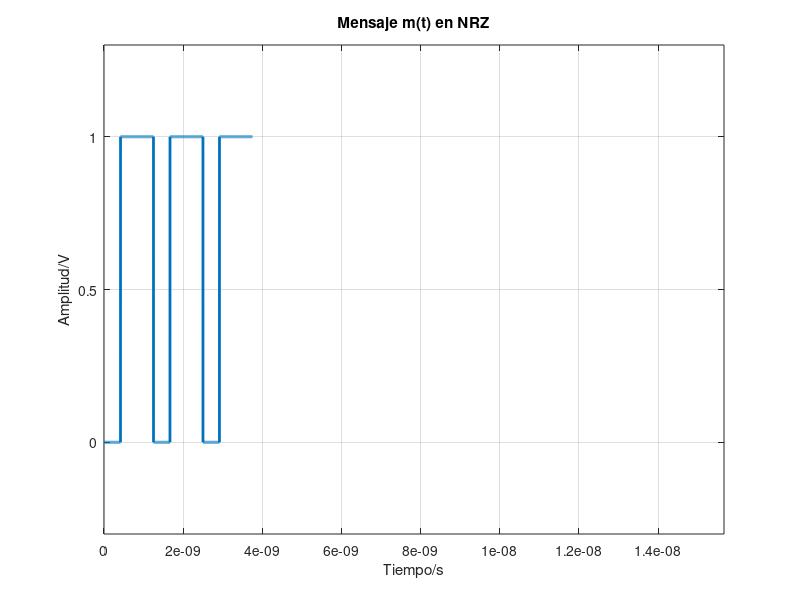

Write MATLAB code to recreate this figure. (Note: this script raises an error after producing the figure.)
%--------------------------------------------
% Tecnologico de Costa Rica 
% Escuela de Ingenieria en Electronica
%
% Taller de Comunicaciones Electricas
% Profesor:Ing. Francisco Navarro Henriquez. M.Sc, MBA
%
% Proyecto: Modelado de un sistema RF con correccion y deteccion
% de errores para una aplicacion medica mediante un SoC
% nRF52832 Nordic Semiconductor
%
% Modulador (mod.m):
% Este bloque se encarga de tomar la informacion proveniente del
% codificador y aplicar la modulacion necesaria para transmitir a traves de
% la antena.
%--------------------------------------------


clear all;
close all;


%--------------------------------------------
% INICIO TIEMPO DE EJECUCION:
% El siguiente fragmento inicia el cronometro para medir el tiempo que dura la moduacion
%--------------------------------------------
tic;     %Se inicia el temporizador
%--------------------------------------------


n=10;


%Leer los simbolos a modular
simbolos_a_modular = textread('DataInMod.txt','%s','delimiter','\n');
n_filas = length(simbolos_a_modular);
n_columnas = length(simbolos_a_modular{1});
matriz_bits = zeros(n_filas, n_columnas);
for i = 1:n_filas
    simbolo_en_procesamiento = simbolos_a_modular{i};
    for j = 1:n_columnas
        matriz_bits(i,j) = str2double(simbolo_en_procesamiento(j));
    end
end
transp=matriz_bits';


% Definir prueba para todos los datos
%data=matriz_bits(1,:)
% Y prueba de todos los datos
%data=transp(:);


% Ejemplo con un solo dato
simbolo_de_prueba = [0 1 1 0 1 1 0 1 1]';
fs = 2.4*10^9;  %Frecuencia de sampleo
tb = 1/fs;   %Tiempo de bit
cant_muestras = 500;  %Cantidad de muestras
M = 4;   %Orden de la modulacion 
banda_guarda = 5*10^6; %Banda guarda


% Senal temporal en NRZ (Mensaje m(t))
bits = [];
for n = 1:1:length(simbolo_de_prueba)
   if simbolo_de_prueba(n) == 1
       nbit = ones(1, cant_muestras);   %Tren de pulsos para un 1
   else  
       nbit = zeros(1, cant_muestras);  %Tren de pulson para un 0
   end
   bits = [bits nbit];
end


% Vector de tiempo
t = tb/cant_muestras : tb/cant_muestras : cant_muestras*length(simbolo_de_prueba)*(tb/cant_muestras);


%Visualizacion del Mensaje m(t) en NRZ
plot(t,bits,'LineWidth',2);
grid on;
%axis([0 tb*length(data)/10  -0.5 1.5]); %Para todos los datos
axis([0 tb*length(simbolo_de_prueba)  -0.3 1.3]);     %Para un dato
ylabel('Amplitud/V');
xlabel('Tiempo/s');
title('Mensaje m(t) en NRZ');


%Senal modulada s(t) en GFSK
s_t_fsk=fskmod(simbolo_de_prueba, M, banda_guarda, cant_muestras, fs);
filtro_gaussiano = gausswin(cant_muestras, cant_muestras*0.5);
s_t_gfsk = conv(s_t_fsk, filtro_gaussiano);


%Visualizacion de la Senal s(t) modulada en FSK
t_fsk = tb/cant_muestras : tb : tb*length(s_t_fsk);
figure(2)
plot(t_fsk,s_t_fsk,'LineWidth',2);
grid on;
xlabel('Tiempo/s');
ylabel('Amplitud/V');
title('Senal s(t) modulada en FSK');


%Visualizacion de la Senal s(t) modulada en GFSK
t = tb/cant_muestras : tb : tb*length(s_t_gfsk);
figure(3)
plot(t, s_t_gfsk, 'LineWidth', 2);
grid on;
xlabel('Tiempo/s');
ylabel('Amplitud/V');
title('Senal s(t) modulada en GFSK');
%axis([0 10000*tb  -1.5 1.5]);% Para todos los datos


% Salvar datos modulados
fid = fopen('DataOutMod.txt', 'w');
dlmwrite('DataOutMod.txt', [t(:), real(s_t_gfsk(:))], ',')


%--------------------------------------------
% FIN TIEMPO DE EJECUCION:
% Aqui se contabiliza cuanto duro la modulacion
%--------------------------------------------
t_mod = toc;     %Se detiene el temporizador
fprintf('La modulacion duro %.4f segundos.\n', t_mod);

